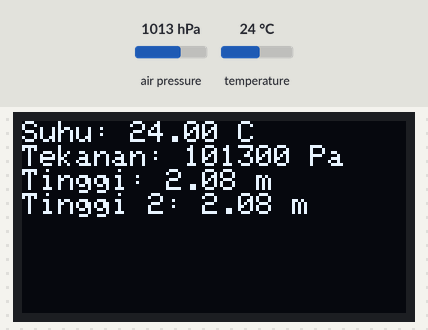
The sketch below on a simulated Arduino Mega 2560, built with avr-gcc and run on an emulated ATmega2560. Parts: 128×64 one-colour display. Inputs (shaded band) come from the test bench; at power-on: air pressure 1013 hPa, temperature 24 °C. The display library's start-up logo is not drawn.

Above: at 5.2 s.
5.3 s: air pressure set to 952 hPa
At 6.5 s:
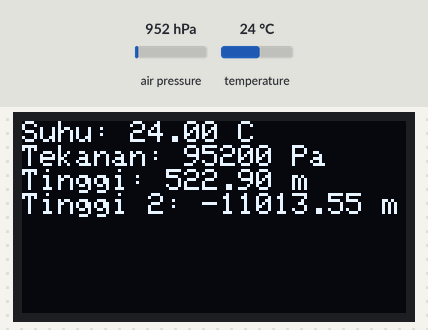
7.7 s: temperature set to 12 °C
At 8.8 s:
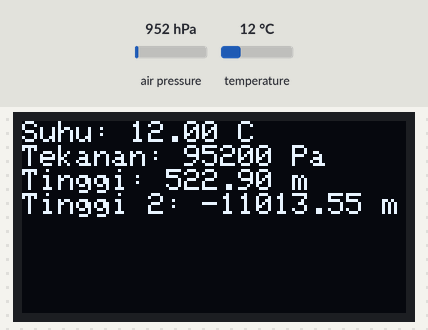
9.8 s: air pressure set to 975 hPa
At 11.1 s:
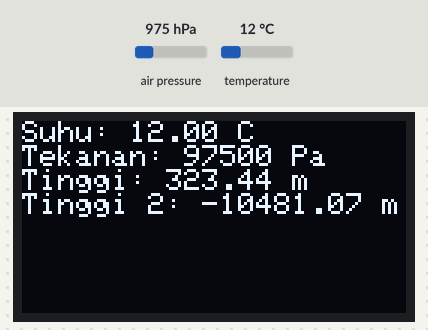
11.8 s: temperature set to 19 °C
Timing chart, 0 to 14.8 s (numbered marks = the images above; inputs shaded):
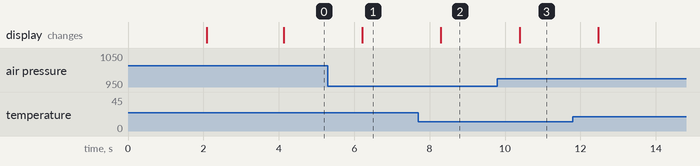

The sketch:

9_OLED_BMP.ino
```cpp
#include <SPI.h>
#include <Wire.h>
#include <Adafruit_GFX.h>
#include <Adafruit_SSD1306.h>
#include <Adafruit_BMP085.h>

#define SCREEN_WIDTH 128 // OLED display width, in pixels
#define SCREEN_HEIGHT 64 // OLED display height, in pixels

// Declaration for SSD1306 display connected using software SPI (default case):
#define OLED_MOSI   23
#define OLED_CLK   18
#define OLED_DC    4
#define OLED_CS    5
#define OLED_RESET 15
Adafruit_SSD1306 display(SCREEN_WIDTH, SCREEN_HEIGHT,
  OLED_MOSI, OLED_CLK, OLED_DC, OLED_RESET, OLED_CS);

Adafruit_BMP085 bmp;

void setup() {
  Serial.begin(9600);

  // SSD1306_SWITCHCAPVCC = generate display voltage from 3.3V internally
  if(!display.begin(SSD1306_SWITCHCAPVCC)) {
    Serial.println(F("SSD1306 allocation failed"));
    for(;;); // Don't proceed, loop forever
  }
  if (!bmp.begin()) {
  Serial.println("Could not find a valid BMP085 sensor, check wiring!");
  while (1) {}
  }


  // Show initial display buffer contents on the screen --
  // the library initializes this with an Adafruit splash screen.
  display.display();
  delay(2000); // Pause for 2 seconds

  // Clear the buffer
  display.clearDisplay();

  // Draw a single pixel in white
  display.drawPixel(10, 10, WHITE);


  display.display();
  delay(2000);

}

void loop() {

  display.clearDisplay();

  // Display Text
  display.setTextSize(1);
  display.setTextColor(WHITE);
  display.setCursor(0,0);
  display.print("Suhu: ");
  display.print(bmp.readTemperature());
  display.println(" C");
  display.print("Tekanan: ");
  display.print(bmp.readPressure());
  display.println(" Pa");
  int rp = bmp.readPressure();
  display.print("Tinggi: ");
  display.print(bmp.readAltitude());
  display.println(" m");
  display.print("Tinggi 2: ");
  display.print(bmp.readAltitude(rp));
  display.println(" m");
  display.display();
  delay(1000);
  display.clearDisplay();

}
```

Measured:
- after the input at 5.3 s, the display: changes after 0.91 s (image 1)
- after the input at 7.7 s, the display: changes after 0.60 s (image 2)
- after the input at 9.8 s, the display: changes after 0.59 s (image 3)
